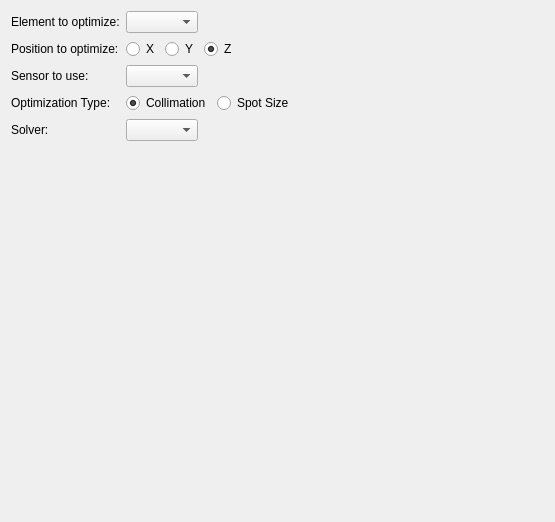
<?xml version="1.0" encoding="UTF-8"?>
<ui version="4.0">
 <class>Dialog</class>
 <widget class="QDialog" name="Dialog">
  <property name="geometry">
   <rect>
    <x>0</x>
    <y>0</y>
    <width>555</width>
    <height>522</height>
   </rect>
  </property>
  <property name="windowTitle">
   <string>Optimize Collimation</string>
  </property>
  <layout class="QVBoxLayout" name="verticalLayout">
   <item>
    <layout class="QFormLayout" name="formLayout">
     <property name="sizeConstraint">
      <enum>QLayout::SetMaximumSize</enum>
     </property>
     <property name="fieldGrowthPolicy">
      <enum>QFormLayout::ExpandingFieldsGrow</enum>
     </property>
     <item row="2" column="0">
      <widget class="QLabel" name="label_7">
       <property name="text">
        <string>Position to optimize:</string>
       </property>
      </widget>
     </item>
     <item row="2" column="1">
      <layout class="QHBoxLayout" name="horizontalLayout">
       <item>
        <widget class="QRadioButton" name="X">
         <property name="text">
          <string>X</string>
         </property>
         <attribute name="buttonGroup">
          <string notr="true">buttonGroup</string>
         </attribute>
        </widget>
       </item>
       <item>
        <widget class="QRadioButton" name="Y">
         <property name="text">
          <string>Y</string>
         </property>
         <attribute name="buttonGroup">
          <string notr="true">buttonGroup</string>
         </attribute>
        </widget>
       </item>
       <item>
        <widget class="QRadioButton" name="Z">
         <property name="text">
          <string>Z</string>
         </property>
         <property name="checked">
          <bool>true</bool>
         </property>
         <attribute name="buttonGroup">
          <string notr="true">buttonGroup</string>
         </attribute>
        </widget>
       </item>
      </layout>
     </item>
     <item row="3" column="0">
      <widget class="QLabel" name="label_11">
       <property name="text">
        <string>Sensor to use:</string>
       </property>
      </widget>
     </item>
     <item row="1" column="1">
      <widget class="QComboBox" name="Element"/>
     </item>
     <item row="1" column="0">
      <widget class="QLabel" name="label_10">
       <property name="text">
        <string>Element to optimize:</string>
       </property>
      </widget>
     </item>
     <item row="3" column="1">
      <widget class="QComboBox" name="Sensor"/>
     </item>
     <item row="4" column="0">
      <widget class="QLabel" name="label">
       <property name="text">
        <string>Optimization Type:</string>
       </property>
      </widget>
     </item>
     <item row="4" column="1">
      <layout class="QHBoxLayout" name="horizontalLayout_2">
       <item>
        <widget class="QRadioButton" name="Collimation">
         <property name="text">
          <string>Collimation</string>
         </property>
         <property name="checked">
          <bool>true</bool>
         </property>
        </widget>
       </item>
       <item>
        <widget class="QRadioButton" name="SpotSize">
         <property name="text">
          <string>Spot Size</string>
         </property>
        </widget>
       </item>
      </layout>
     </item>
     <item row="5" column="0">
      <widget class="QLabel" name="label_2">
       <property name="text">
        <string>Solver:</string>
       </property>
      </widget>
     </item>
     <item row="5" column="1">
      <widget class="QComboBox" name="Solver"/>
     </item>
    </layout>
   </item>
  </layout>
 </widget>
 <resources/>
 <connections/>
 <buttongroups>
  <buttongroup name="buttonGroup"/>
 </buttongroups>
</ui>
